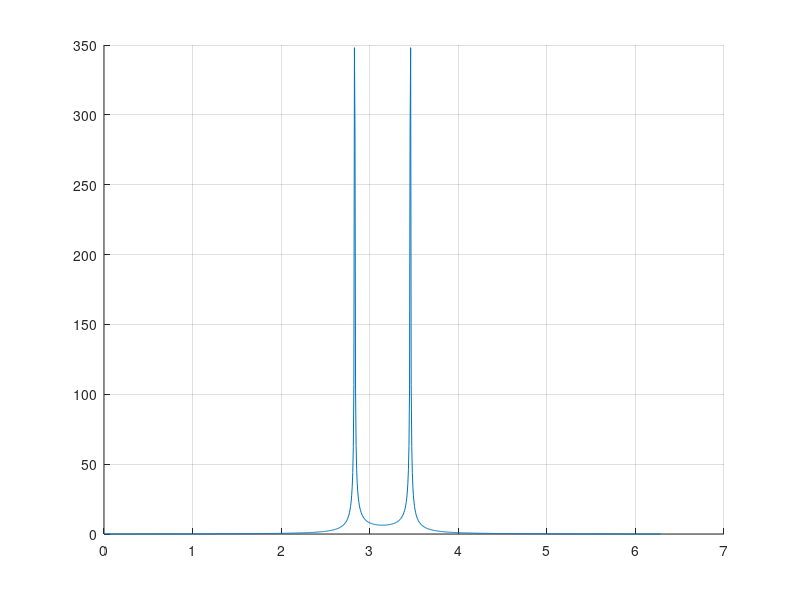

Here is the MATLAB script that generated this plot:
% time = 0:1e-9:1e-6;
% 
% waveForm = zeros(1, size(time,2));
% 
% waveForm(length(waveForm)/2 - 50: length(waveForm)/2 + 50) = 1;
% 
% FrequencyDomain = fft(waveForm);
% 
% FrequencyDomain(1:length(FrequencyDomain)/10) = 0;
% 
% BackedGuy = ifft(FrequencyDomain);
% 
% figure
% plot(time, BackedGuy);
% hold on
% plot(time, waveForm);
% 
% NewFrequencyResp = FrequencyDomain(length(FrequencyDomain)/10:end);
% 
% TrucatedGuy = ifft(NewFrequencyResp, size(BackedGuy, 2));
% 
% figure
% plot(time, TrucatedGuy);
% hold on
% plot(time, waveForm);

time = 0:1e-9:1e-6;
FrequencyScale = linspace(0,2*pi,length(time));
figure
hold all
grid on
for FrequencyIndex=1:1
WaveForm = sin(FrequencyIndex*45e7*2*pi*time);

FrequencyDomainWaveForm = fft(WaveForm);

plot(FrequencyScale, abs(FrequencyDomainWaveForm));
end

